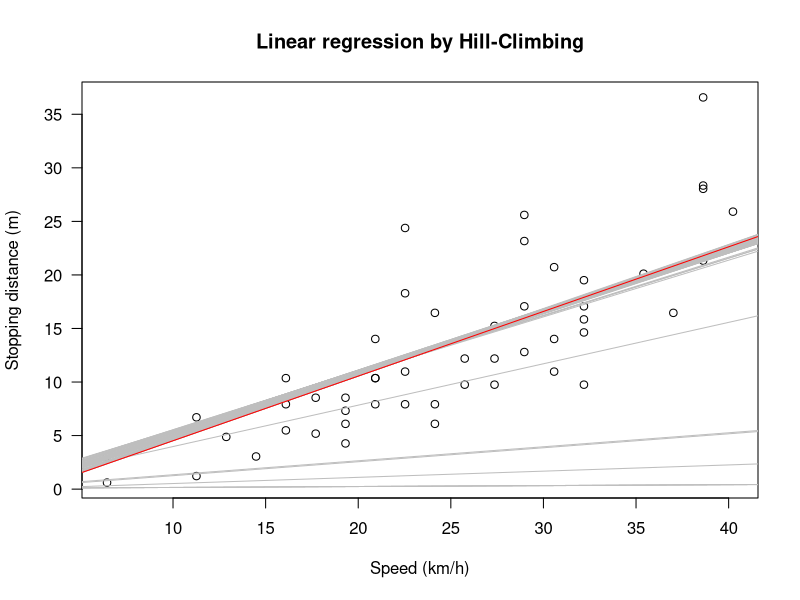
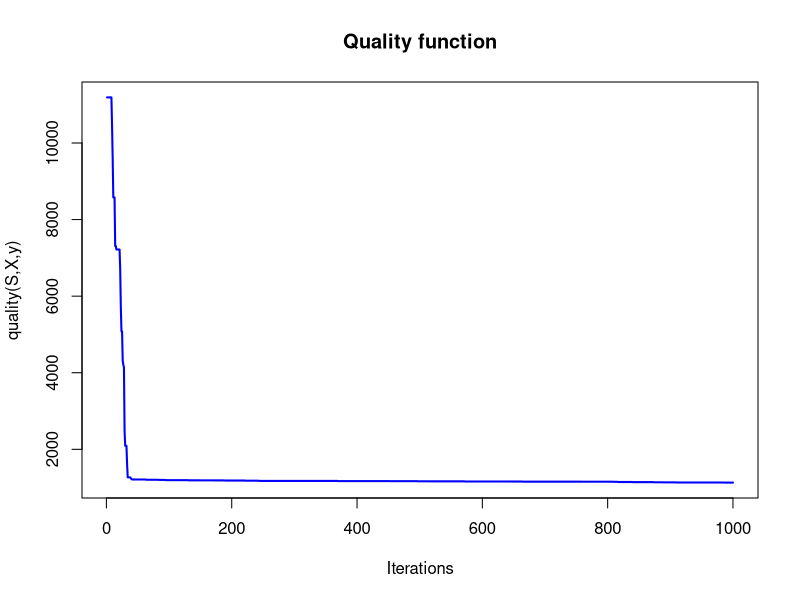

R code for these plots, in order:
#
# Metaheuristic Exercise
#
# 2014 (c) Bartlomiej Twardowski
# B.Twardowski@ii.pw.edu.pl

metaheuristic <- function(X, y, S_init, quality, tweek, max_iter = 1000, threshold = 0.00001) {
  i <- 0
  S <- S_init
  quality_h <- double(max_iter) #history
  S_h <- list(max_iter) #history
  repeat {
   i <- i + 1
   R <- tweak(S)
   if(quality(R,X,y) < quality(S,X,y))
     S <- R
   #save to history
   quality_h[i] <- quality(S,X,y)
   S_h[[i]] <- S
   if(quality(S,X,y) <= threshold || i == max_iter)
     break
  }
  list(S=S,quality=quality(S,X,y), S_history=S_h, quality_history=quality_h)
}

quality <- function(S, X, y)
  sum((y - X %*% S)^2)

tweak <- function(S) { 
  S + runif(nrow(S), min=-0.1, max=0.1)
}

## Run on cars dataset
rm(cars)
require(datasets)
cars$speed_km <- cars$speed * 1.609344
cars$dist_m <- cars$dist * 0.3048

S_init <- matrix(c(0,0), nrow=2)
X <- cbind(1, matrix(cars$speed_km))
y <- cars$dist_m
iterations <- 1000
result <- metaheuristic(X, y, S_init, quality, tweek, iterations)

plot(cars$speed_km, cars$dist_m, xlab = "Speed (km/h)", ylab = "Stopping distance (m)", 
     las = 1, main='Linear regression by Hill-Climbing')

# plot data and converging fit
for (i in c(1,3,6,10,14,seq(20,iterations,by=10))) {
  abline(coef=result$S_history[[i]], col="gray")
}
abline(coef=result$S, col="red")

# check out the trajectory of the cost function
result$quality_history[seq(1,iterations, by=10)]
plot(result$quality_history, type='l', col='blue', lwd=2, main='Quality function', ylab='quality(S,X,y)', xlab='Iterations')
